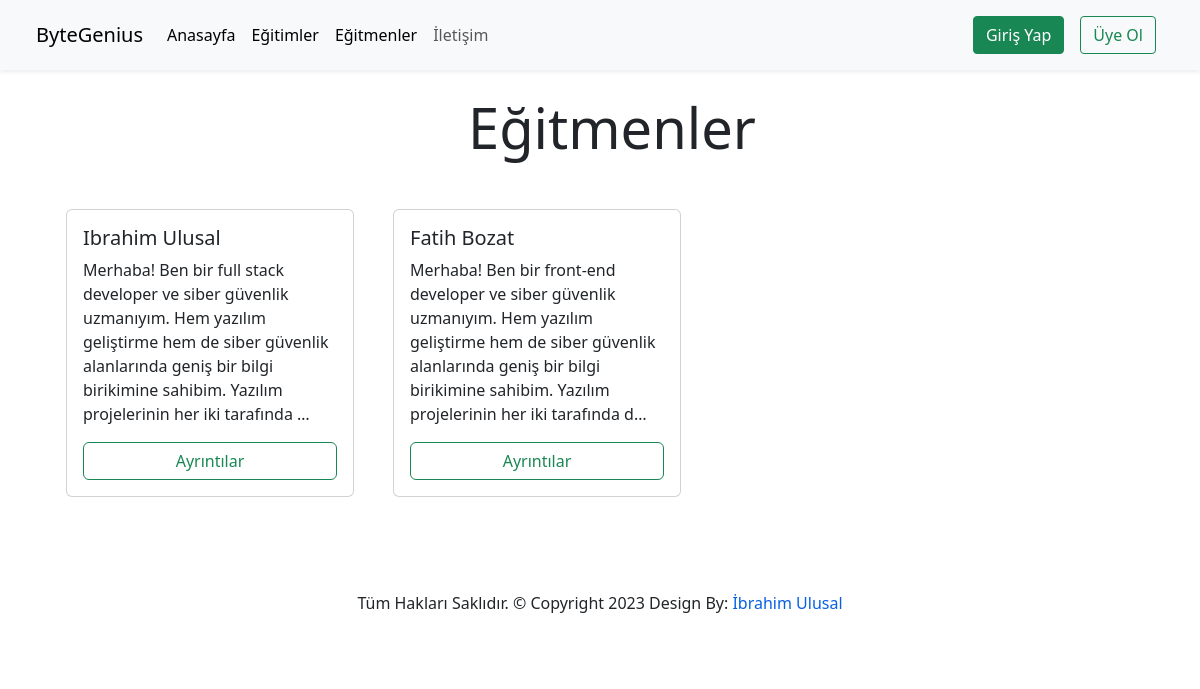
Screenshot of /courses/teachers with the database file from the repository.
### courses/Models/Teachers.py (models this page shows, shortened)
class Teacher(models.Model):
    TeacherName = models.CharField(max_length=50)
    title = models.CharField(max_length=50)
    Description = models.TextField()
    image = models.ImageField(upload_to='teacher/%Y%m/%D',null=True,blank=True)
    date = models.DateTimeField(auto_now_add=True)
    slug = models.SlugField(unique=True,editable=False)

### courses/views.py (the view)
# urls.py: path('teachers',allTeachers,name='teachers'),
def allTeachers(request):
    teachers = Teacher.objects.all()
    if len(teachers) == 0:
        messages.info(request,'Sisteme Kayıtlı Eğitmen Bulunmamaktadır!')
    return render(request,'courseAppFiles/teachers.html',context={
        'all_teacher': teachers
    })

### templates/courseAppFiles/teachers.html (shortened to what this page needs)
{% extends 'partials/_base.html' %}
{% load static %}
{% block content %}
<div class="container mt-4">
    <div class="row ms-auto">
        <div class="col-lg-12">
            <div class="row ms-auto">
                {% if messages %}
                    {% for message in messages %}
                        <div class="alert alert-{{ message.tags }}">{{ message }}</div>
                    {% endfor %}
                {% else %}
                    <h1 class="lead text-center display-4 mb-5">Eğitmenler</h1>
                {% endif %}
                {% for teacher in all_teacher %}
                    <div class="col-lg-3 col-md-4 mb-3 col-12 me-5">
                        <div class="card" style="width: 18rem;">
                            <div class="card-body">
                              <h5 class="card-title">{{ teacher.TeacherName|title }}</h5>
                              <p class="card-text">{{ teacher.Description|truncatechars:200 }}</p>
                              <a href="{% url 'teacherDetails' teacher.slug %}" class="card-link btn btn-outline-success d-block">Ayrıntılar</a>
                            </div>
                          </div>
                    </div>
                    {% endfor %}
            </div>
        </div>
    </div>
</div>
{% endblock %}

### static/css/style.css (style rules this page uses)
* { margin:0; padding:0; }
:root { --main-color : rgb(27,31,36); --text-color : rgb(255,255,255); --primary-color: rgb(7,95,228); --dark-color : rgb(35,43,53); --default-text-color : rgb(0,0,0); --yellow : rgb(245,223,78); }
html { scroll-behavior: smooth; }
body { font-size: 16px; font-family: 'Poppins',sans-serif; font-weight: normal; font-style: normal; color: var(--default-text-color); }

### rows the page displays
Teacher: TeacherName "Ibrahim Ulusal", Description "Merhaba! Ben bir full stack developer ve siber güvenlik uzmanıyım. Hem yazılım geliştirme hem de siber güvenlik alanlarında geniş bir bilgi birikimine sahibim. Yazılım projelerinin her iki tarafında …"
Teacher: TeacherName "Fatih Bozat", Description "Merhaba! Ben bir front-end developer ve siber güvenlik uzmanıyım. Hem yazılım geliştirme hem de siber güvenlik alanlarında geniş bir bilgi birikimine sahibim. Yazılım projelerinin her iki tarafında d…"
